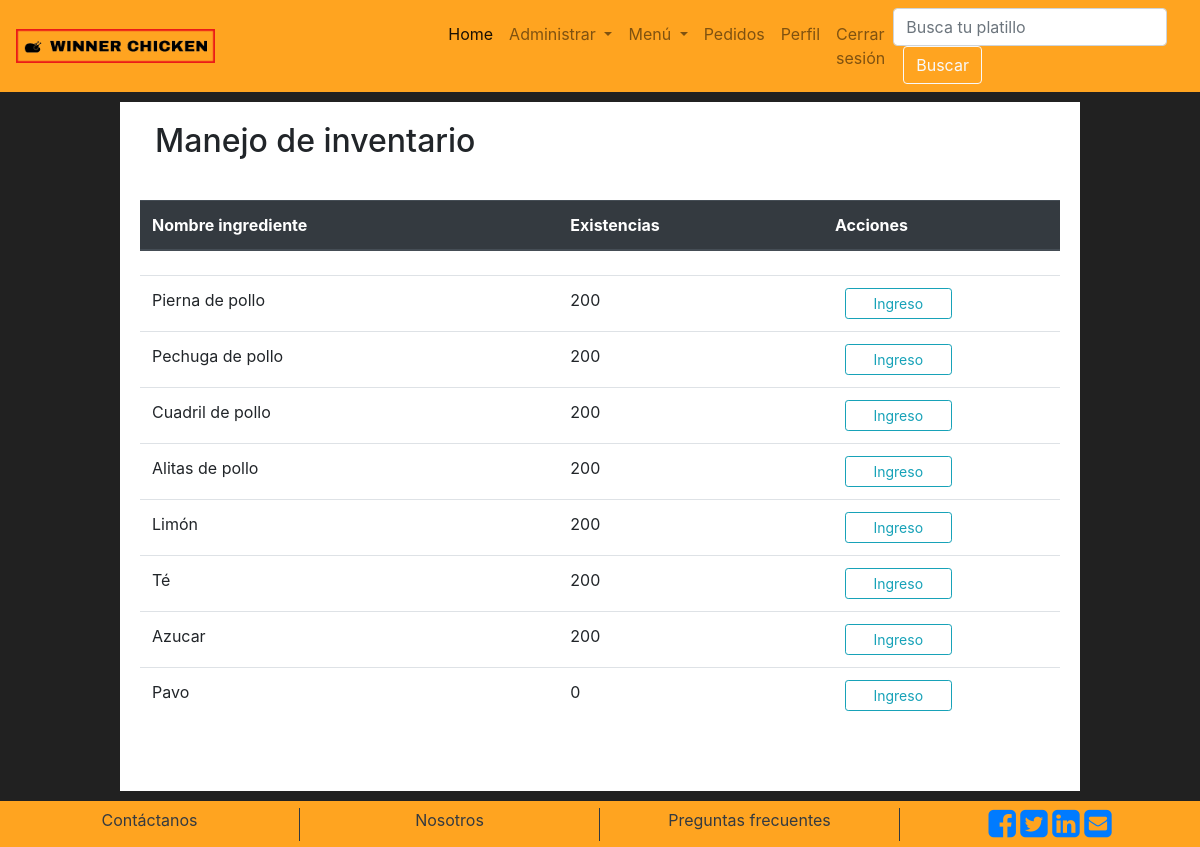
The page /inventario.php (signed in) on the database its author committed.
### tables this page shows
CREATE TABLE `inventario` (
  `id_inventario` int(11) NOT NULL,
  `id_ingrediente` int(11) NOT NULL,
  `cantidad` int(11) NOT NULL
);

CREATE TABLE `ingredientes` (
  `id_ingredientes` int(11) NOT NULL,
  `nombre` varchar(50) NOT NULL,
  `refrigerado` int(11) NOT NULL
);

### inventario.php (the view, shortened to what this page needs)
<!DOCTYPE html>
<html lang="en">
<head>
    <link rel="stylesheet" href="https://stackpath.bootstrapcdn.com/bootstrap/4.4.1/css/bootstrap.min.css">
    <link rel="stylesheet" href="https://cdnjs.cloudflare.com/ajax/libs/font-awesome/4.7.0/css/font-awesome.min.css">
    <link rel="stylesheet" href="css/main.css">
</head>
<body>
<?php
          include "header.php"
            ?>
  <div >
    <div class="register">
    <div class="padd2">
    <h2 class="col-lg-10 col-md-3">Manejo de inventario</h2>
    </div>
      <div class="adapt-table padd">
      <table class="table">
          <thead class="thead-dark">
            <tr>
              <th >Nombre ingrediente</th>
              <th >Existencias</th>
              <th> Acciones</th>
            </tr>
          </thead>
          <tbody>
              <th scope="row">
              </th>
              <?php
                  include "php/conexion.php";
                  $stmt = $pdo->prepare('SELECT * FROM restaurante.inventario INNER JOIN restaurante.ingredientes on inventario.id_ingrediente=ingredientes.id_ingredientes');
                  $stmt->execute();
                  $resultado=$stmt->fetchAll();
                  foreach($resultado as $fila):?>
              <tr>
              <td><?php echo $fila['nombre'];?></td>
              <td><?php echo $fila['cantidad'];?></td>
              <td>
                  <a href="agregarInv.php?idI=<?php echo $fila['id_inventario'];?>&cantidad=<?php echo $fila['cantidad'];?>  "  class="btn btn-block btn-sm btn-outline-info col-lg-6" >Ingreso</a>
              </td>
            </tr>
            <?php endforeach ?>
          </tbody>
        </table>
        </div>
    </div>
  </div>
<?php
          include "footer.php"
            ?>
</body>
</html>

### css/main.css (style rules this page uses)
.register { background-color: white; padding: 20px; margin: 10px; }
.btn { margin-left: 10px; }
.register { width: 80%; margin: 0 auto; margin-top: 10px; margin-bottom: 10px; }
body { background-color: #212121; }
.padd { padding-top: 2rem; padding-bottom: 2rem; }

### rows shown on the page
inventario: id_ingrediente.nombre "Pierna de pollo", cantidad "200"
inventario: id_ingrediente.nombre "Pechuga de pollo", cantidad "200"
inventario: id_ingrediente.nombre "Cuadril de pollo", cantidad "200"
inventario: id_ingrediente.nombre "Alitas de pollo", cantidad "200"
inventario: id_ingrediente.nombre "Limón", cantidad "200"
inventario: id_ingrediente.nombre "Té", cantidad "200"
inventario: id_ingrediente.nombre "Azucar", cantidad "200"
inventario: id_ingrediente.nombre "Pavo", cantidad "0"
